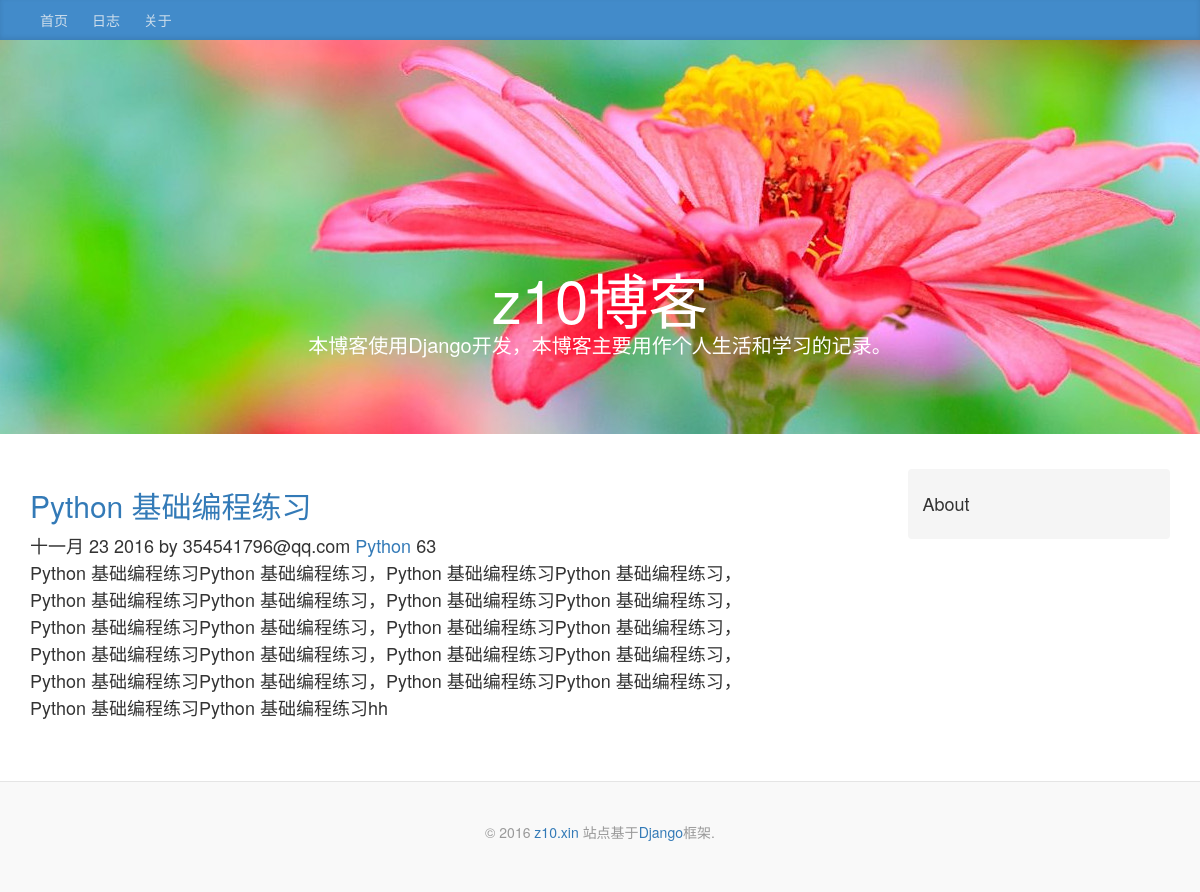
Page /blog/tag/2 on the committed database.
### blog/models.py (models this page shows, shortened)
class Article(models.Model):
    STATUS_CHOICES = (
        ('p', '发布'),
        ('t', '草稿'),
        ('d', '删除'),
    )
    title = models.CharField('标题', max_length=55)
    content = models.TextField('内容')
    status = models.CharField(
        '状态', max_length=1, choices=STATUS_CHOICES, default='p')
    pub_date = models.DateTimeField('发布时间', default=timezone.now)
    changed_date = models.DateTimeField('修改时间', auto_now=True)
    views = models.PositiveIntegerField('浏览量', default=0)
    author = models.ForeignKey(
        settings.AUTH_USER_MODEL,
        on_delete=models.CASCADE)
    tags = models.ManyToManyField('Tag', verbose_name='标签')
    category = models.ForeignKey(
        'Category', verbose_name='分类', blank=True, null=True, on_delete=models.SET_NULL)
    class Meta:
        verbose_name = '博客文章'
        verbose_name_plural = verbose_name

class Category(models.Model):
    title = models.CharField('分类', max_length=40)
    create_time = models.DateTimeField('创建时间', default=timezone.now)
    def __str__(self):
        return self.title
    class Meta:
        verbose_name = '文章分类'
        verbose_name_plural = verbose_name

### accounts/models.py (models this page shows, shortened)
class User(AbstractBaseUser, PermissionsMixin):
    email = models.EmailField('邮箱', unique=True, db_index=True)
    username = models.CharField(
        '用户名', max_length=75, unique=True)
    is_staff = models.BooleanField('职员身份', default=False)
    is_active = models.BooleanField('激活状态', default=True)
    date_joined = models.DateTimeField('注册时间', default=timezone.now)
    login_attempted = models.IntegerField('登录失败几次', default=0)
    update = models.DateTimeField('上次登录尝试', auto_now=True)
    secret = models.CharField('密匙', max_length=16, blank=True)
    verification_needed = models.BooleanField('启用登录验证', default=False)
    objects = UserManage()
    USERNAME_FIELD = 'email'
    REQUIRED_FIELDS = ['username']
    class Meta:
        verbose_name = '用户'
        verbose_name_plural = verbose_name

### blog/views.py (the view)
# urls.py: url(r'^tag/(?P<tag_id>\d+)$', views.TagView.as_view(), name='tag'),
class TagView(ListView):
    template_name = 'blog/category.html'
    context_object_name = 'articles'
    def get_queryset(self):
        articles = Article.objects.filter(
            tags=self.kwargs['tag_id'], status='p')
        return articles

### home/context.py (called while the page is built)
def all_context(request):
    SITE_NAME = settings.SITE_NAME
    SITE_BLOG_DES = settings.SITE_BLOG_DES
    SITE_URL = settings.SITE_URL
    return locals()

### blog/templates/blog/category.html (shortened to what this page needs)
{% extends "blog/base.html" %}
{% block content %}
<div class="col-sm-8 blog-main">
    {% if articles %}
    <div class="blog-post">
        {% for article in articles %}
            <h2><a href="{% url 'blog:detail' article.pk %}">{{ article.title }}</a></h2>
            {{ article.pub_date | date:"M j Y" }} by {{ article.author }}
            {% if article.category %}
                <a href="{% url 'blog:category' article.category_id %}">{{ article.category }}</a>
            {% endif %}
            {{ article.views }}
            <p>{{ article.content }}</p>
        {% endfor %}
        </div>
    {% endif %}
</div>
<div class="col-sm-3 col-sm-offset-1 blog-sidebar">
        <div class="sidebar-module sidebar-module-inset">
            <h4>About</h4>
        </div>
</div>
{% endblock content %}

### blog/static/css/style.css (style rules this page uses)
body { display: block; padding: 0; margin: 0; font-size: 14px; line-height: 1.428; }
.sidebar-module-inset { padding: 15px; background: #f5f5f5; border-radius: 4px; }
.blog-main { font-size: 18px; line-height: 1.5; }
.blog-post { margin-bottom: 60px; }

### rows in the picture
Article: title "Python 基础编程练习", pub_date "十一月 23 2016", author "354541796@qq.com", category "Python", views "63", content "Python 基础编程练习Python 基础编程练习，Python 基础编程练习Python 基础编程练习，Python 基础编程练习Python 基础编程练习，Python 基础编程练习Python 基础编程练习，Python 基础编程练习Python 基础编程练习，Python 基础编程练习Python 基础编程练习，Python 基础编程练习Python 基础编程练习，Python 基础编程练习Python 基础编程练习，Python 基础编程练习Python 基础编程练习，Python 基础编程练习Python 基础编程练习，Python 基础编程练习Python 基础编程练习hh"

### other values in the picture
{{ SITE_NAME }} "z10博客"
{{ SITE_BLOG_DES }} "本博客使用Django开发，本博客主要用作个人生活和学习的记录。"
